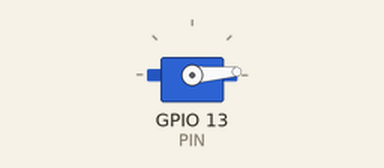
Recording of a sketch running on a simulated ESP32. Shown: servo. What the sketch prints to the serial monitor is not drawn.

Above: at 0.05 s.
At 0.9 s:
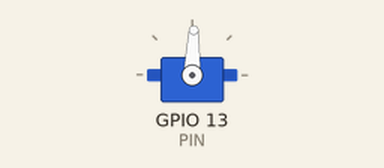
At 1.75 s:
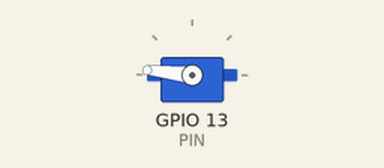
At 3.45 s:
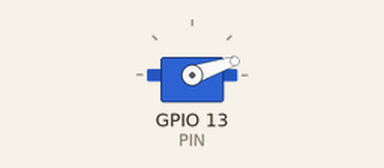
Timing chart, 0 to 8.4 s (numbered marks = the images above):
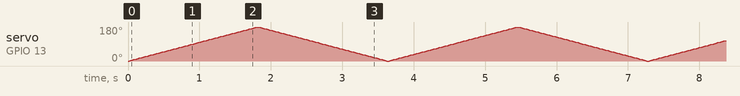

The sketch:

servo-direct-test.ino
```cpp
/*
 * 直驱测试：ESP32 直接输出 PWM 给一个舵机，完全绕开 PCA9685
 * 目的：判断抖动是 PCA 板的问题，还是电源/舵机的问题
 *
 * 接线（只动一根黄线，其他全不动）：
 *   舵机红线 ──→ 盒子 5V(+)
 *   舵机棕线 ──→ 盒子 GND(-)
 *   舵机黄线 ──→ ESP32 GPIO13   （从 PCA 的 PWM 口拔下来，改插这里）
 *   ESP32 GND ──→ 盒子 GND      （共地，必须，已经接好了）
 */

#include <ESP32Servo.h>

Servo servo;
const int PIN = 13;

void setup() {
  Serial.begin(115200);
  servo.attach(PIN);
  servo.write(90);
  Serial.println("舵机锁定 90°，观察 10 秒，看静止时抖不抖");
}

void loop() {
  // 来回扫动：0° -> 180° -> 0°，观察运动过程中抖不抖
  for (int a = 0; a <= 180; a += 2) {
    servo.write(a);
    delay(20);
  }
  for (int a = 180; a >= 0; a -= 2) {
    servo.write(a);
    delay(20);
  }
}
```
